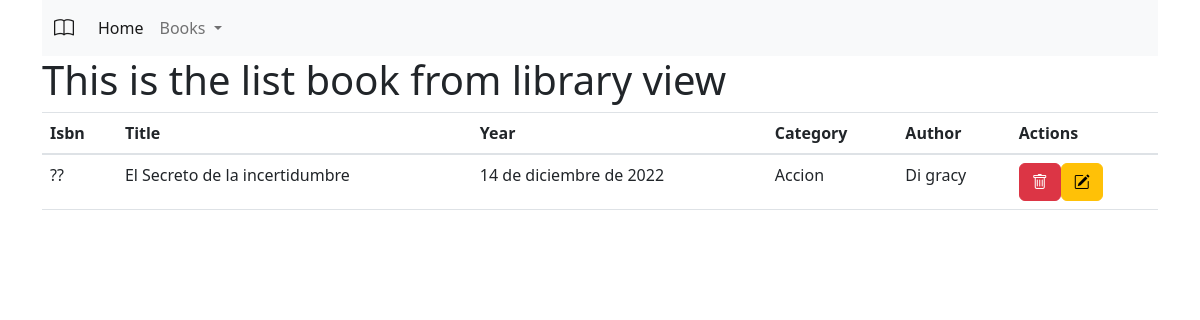
Before: /book_list/ with the older database file.
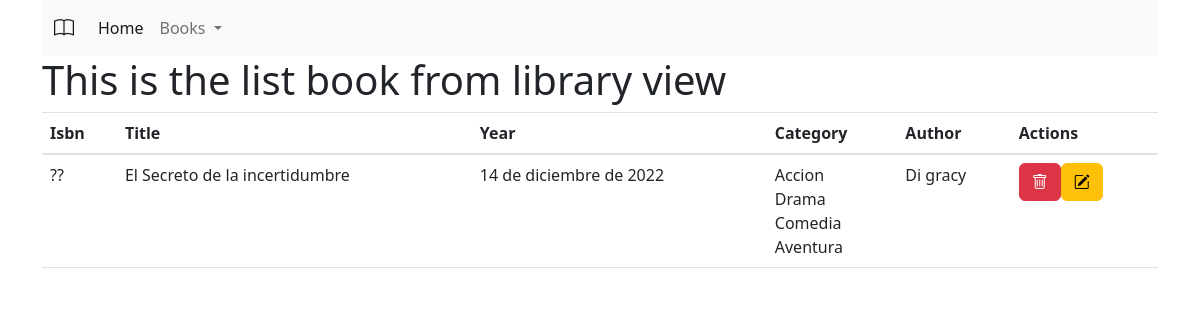
After: the same page with the newer database file.
### Libros/models.py (models this page shows, shortened)
class Book(models.Model):
    isbn = models.CharField(primary_key=True, verbose_name="ISBN", max_length=10)
    title = models.CharField(max_length=50, verbose_name="Nombre_Libro")
    year = models.DateField(verbose_name="Año publicacion")
    description = models.TextField()
    category = models.ManyToManyField(Category, verbose_name="Categorias")
    author = models.ForeignKey(
        Author,
        on_delete=models.CASCADE, null=True, blank=True
    )

class Category(models.Model):
    id = models.IntegerField(primary_key=True, editable=False, verbose_name="ID_Categoria") #default=uuid.uuid4)
    name = models.CharField(max_length=50, verbose_name='Nombre_categoria')

class Author(models.Model):
    name = models.CharField(primary_key=True, max_length=200, verbose_name="Nombre autor")
    country = models.ForeignKey(
        Country,
        on_delete=models.CASCADE, null=True, blank=False
    )
    def __str__(self) -> str:
        return f"{self.name}"

### Libros/views.py (the view)
# urls.py: path('book_list/', bookListView.as_view(), name='book_list'),
class bookListView(ListView):
    template_name = 'Libros/templates/book_list.html'
    model = Book

### Libros/templates/book_list.html (shortened to what this page needs)
<!DOCTYPE html>
<html lang="en">
<head>
    <link rel="stylesheet" href="https://cdn.jsdelivr.net/npm/bootstrap@4.3.1/dist/css/bootstrap.min.css">
</head>
<body>
    {% extends 'Libros/templates/base.html' %}
    {% block content %}
    <h1>This is the list book from library view</h1>
    <table class="table">
        <thead>
            <tr>
                <th>Isbn</th>
                <th>Title</th>
                <th>Year</th>
                <th>Category</th>
                <th>Author</th>
                <th>Actions</th>
            </tr>
        </thead>
        <tbody>
            {% for b in book_list %}
            <tr>
                <td>{{ b.isbn }}</td>
                <td>{{ b.title }}</td>
                <td>{{ b.year }}</td>
                <td>
                    {% for c in b.category.all %}
                    {{ c.name }}
                    <br>
                    {% endfor %}
                </td>
                <td>
                    {{b.author}}
                </td>
                <td>
                    <div class="d-flex">
                        <a class="btn btn-danger" href="#"><i class="bi bi-trash"></i></a>
                        <a class="btn btn-warning" href="#"><i class="bi bi-pencil-square"></i></a>
                    </div>
                </td>
            </tr>
            {% endfor%}
        </tbody>
    </table>
    {% endblock %}

Changed rows visible on the page:
changed Book "El Secreto de la incertidumbre": gains Category (name "Drama")
added Category: name "Comedia"
added Category: name "Aventura"
